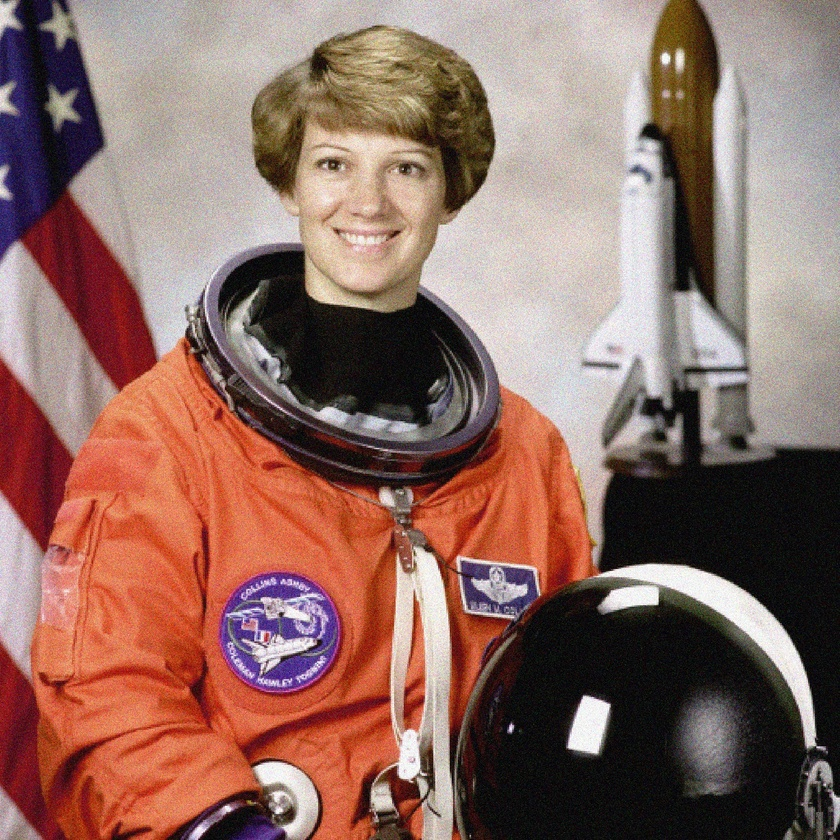
#> input picture html/rsc/src/400_OpenCV (OpenCV 파이썬)/ch_07_domain/example.jpg, 840 x 840 px, shrunk from 1737 x 1739 before the run
$ jupyter execute '102_컨볼루션 연산 방법 OpenCV.ipynb'
#> lines starting #> are read from the running program, lines starting #| are printed output that depends on the picture
[cell 1]
import cv2, numpy as np, matplotlib.pyplot as plt

# example.jpg 이미지 불러오기 (흑백으로 변환)
input_image = cv2.imread('example.jpg', cv2.IMREAD_GRAYSCALE)
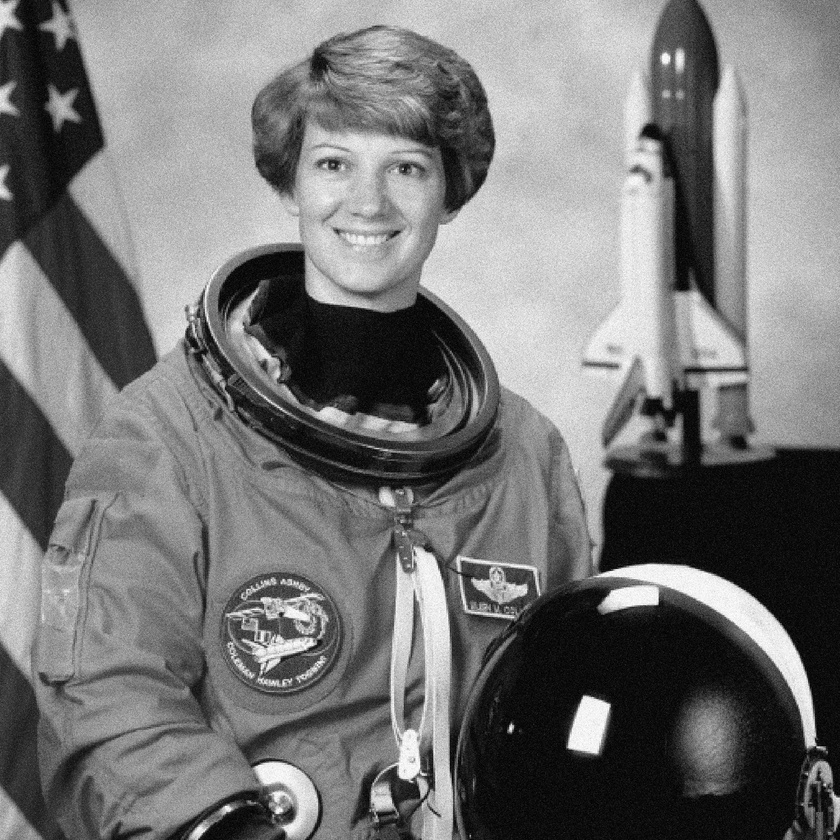
#> input_image: shape (840, 840); min 0, max 255, mean 117.4

# 커널 정의(엣지 검출)
kernel = np.array([
    [-1, -1, -1],
    [-1,  8, -1],
    [-1, -1, -1]
])

# 컨볼루션 수행
convoluted_image = cv2.filter2D(input_image, -1, kernel)
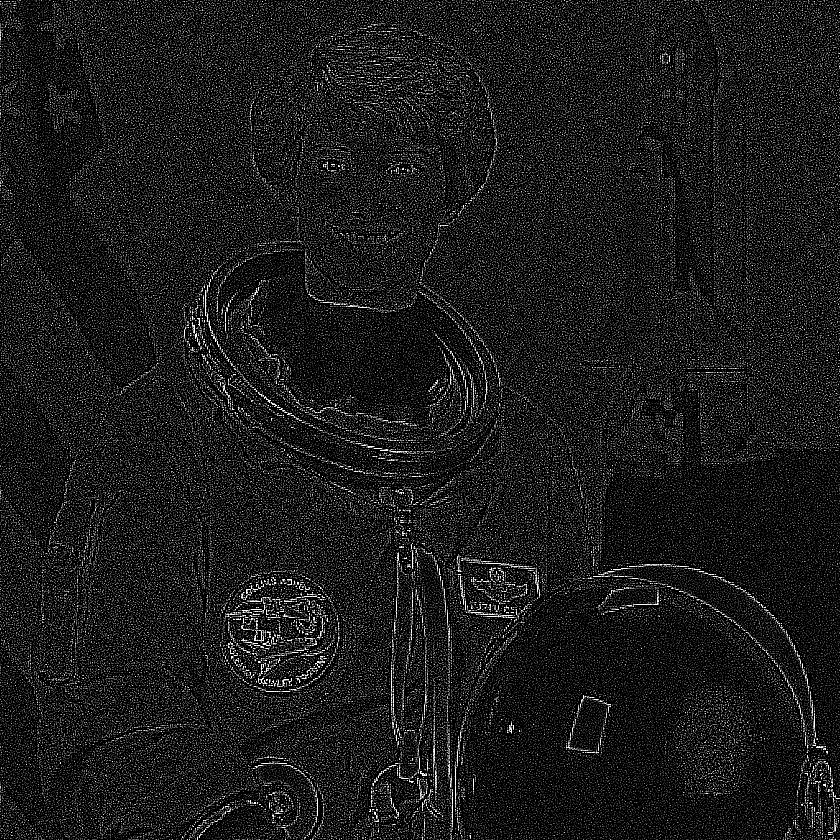
#> convoluted_image: shape (840, 840); min 0, max 255, mean 28.6

# matplotlib을 이용한 출력
plt.figure(figsize=(10, 5))

# 원본 이미지 출력
plt.subplot(1, 2, 1)
plt.imshow(input_image, cmap='gray')
plt.title('Original Image')
plt.axis('off')

# 컨볼루션된 이미지 출력
plt.subplot(1, 2, 2)
plt.imshow(convoluted_image, cmap='gray')
plt.title('OpenCV Convoluted Image (Sharpening)')
plt.axis('off')

# 그래프 출력
plt.tight_layout()
plt.show()
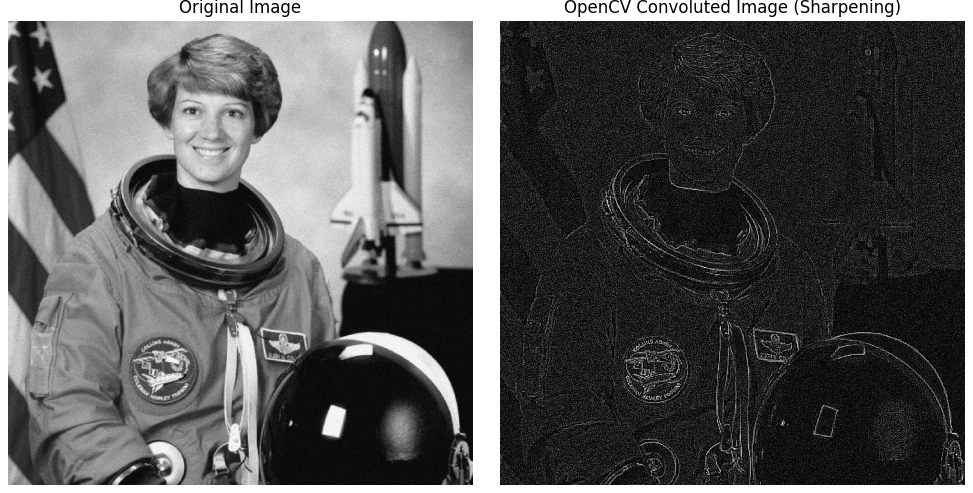
#> figure drawn by matplotlib, 2 panels

$ run again, with html/rsc/src/400_OpenCV (OpenCV 파이썬)/ch_07_domain/sharpen.jpg copied over html/rsc/src/400_OpenCV (OpenCV 파이썬)/ch_07_domain/example.jpg
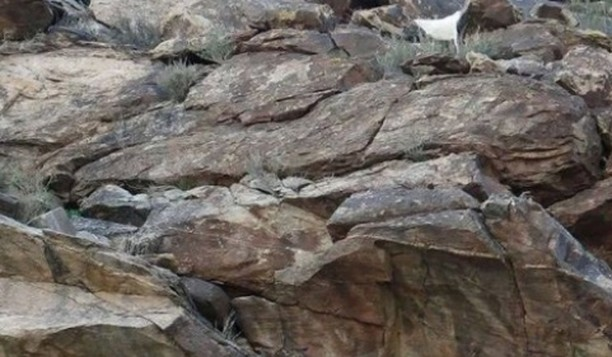
#> input picture html/rsc/src/400_OpenCV (OpenCV 파이썬)/ch_07_domain/sharpen.jpg, 612 x 357 px
#> `convoluted_image = cv2.filter2D(input_image, -1, kernel)`:
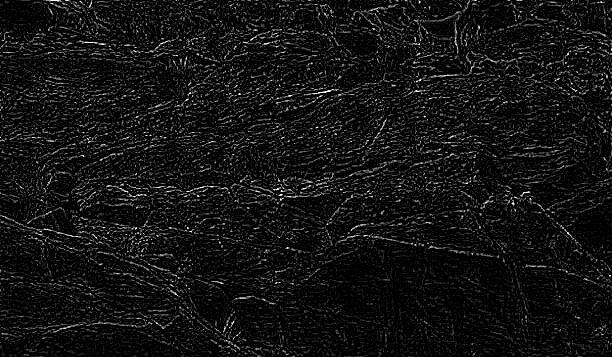
#> convoluted_image: shape (357, 612); min 0, max 255, mean 17.9
#> `plt.show()`:
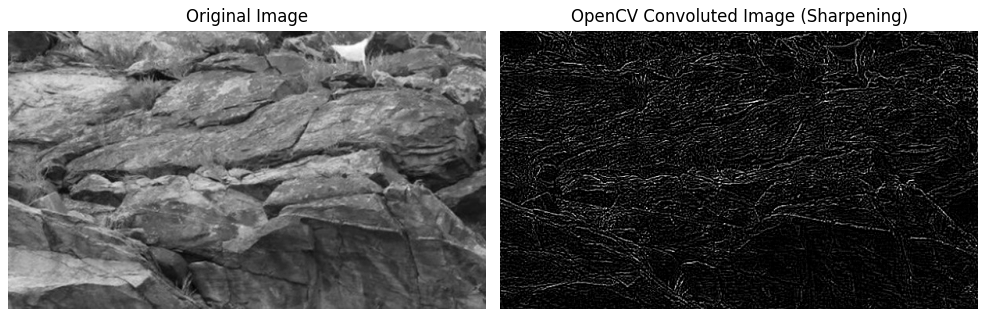
#> figure drawn by matplotlib, 2 panels
